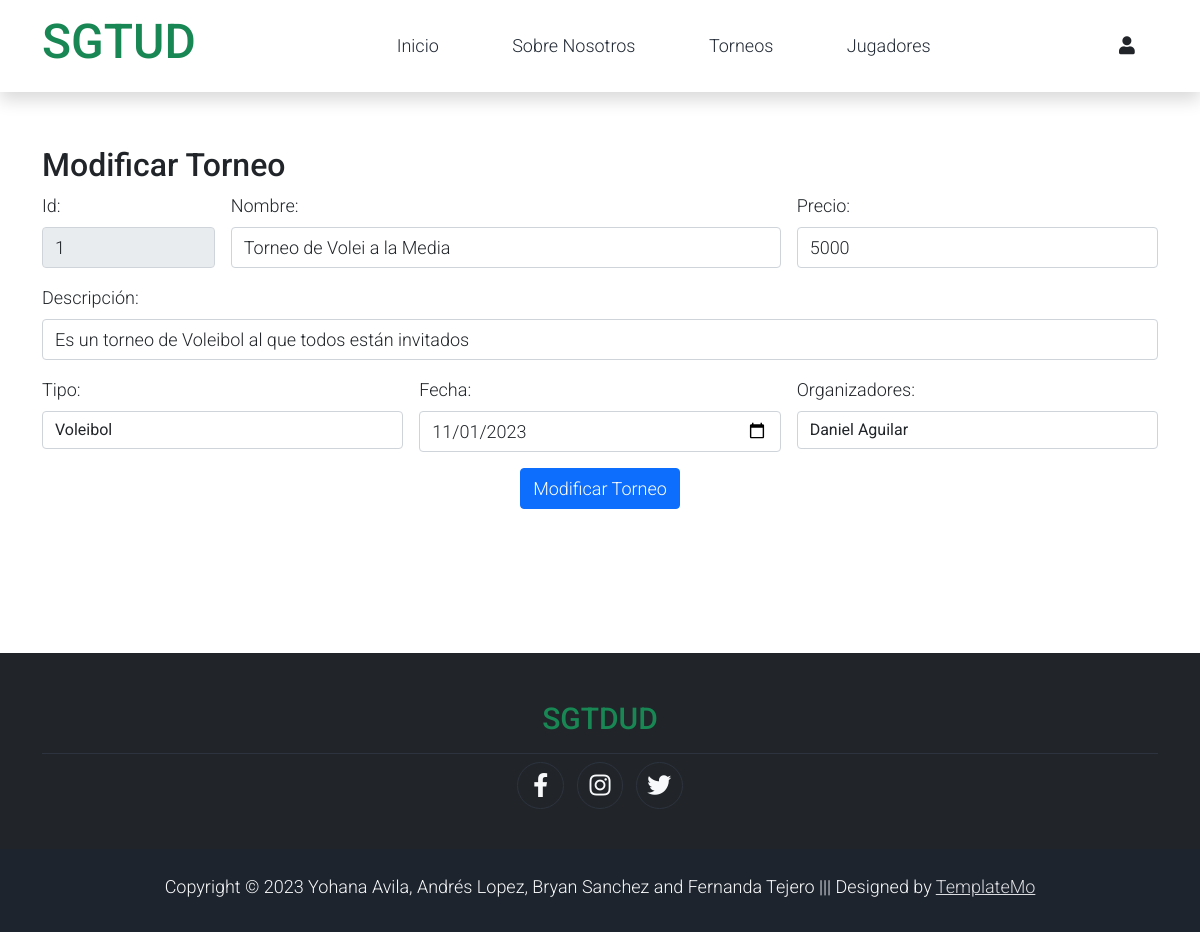
/Administrador/modificar_torneo.php?id=1, run on the app's committed database.
### tables this page shows
CREATE TABLE torneo(
	id int PRIMARY KEY AUTO_INCREMENT,
    nombre varchar(50) not null,
    descripcion varchar(250),
    precio int not null,
    tipo varchar(50) not null,
    fecha date
);

### Administrador/modificar_torneo.php (the view, shortened to what this page needs)
<!DOCTYPE html>
<html lang="en">
<head>
    <link rel="stylesheet" href="../assets/css/bootstrap.min.css">
    <link rel="stylesheet" href="../assets/css/templatemo.css">
    <link rel="stylesheet" href="../assets/css/custom.css">
    <link rel="stylesheet" href="../assets/css/fontawesome.min.css">
</head>
<body>
    <nav class="navbar navbar-expand-lg navbar-light shadow">
        <div class="container d-flex justify-content-between align-items-center">
            <a class="navbar-brand text-success logo h1 align-self-center" href="../index.php">
                SGTUD
            </a>
            <div class="align-self-center collapse navbar-collapse flex-fill  d-lg-flex justify-content-lg-between" id="templatemo_main_nav">
                <div class="flex-fill">
                    <ul class="nav navbar-nav d-flex justify-content-between mx-lg-auto">
                        <li class="nav-item">
                            <a class="nav-link" href="../index.php">Inicio</a>
                        </li>
                        <li class="nav-item">
                            <a class="nav-link" href="../about.php">Sobre Nosotros</a>
                        </li>
                        <li class="nav-item">
                            <a class="nav-link" href="../torneos.php">Torneos</a>
                        </li>
                        <li class="nav-item">
                            <a class="nav-link" href="./players.php">Jugadores</a>
                        </li>
                    </ul>
                </div>
                <div class="navbar align-self-center d-flex">
                    <a class="nav-icon position-relative text-decoration-none" href=".../account.html">
                        <i class="fa fa-fw fa-user text-dark mr-3"></i>
                    </a>
                </div>
            </div>
        </div>
    </nav>
    <?php
    include('./consultarSQL.php');
    $cod=$_GET['id'];
    $res0=buscartorneo($cod);
    foreach($res0 as $row){
    ?>
    <div class="container"> <br><br>
        <h2 class="text-black">Modificar Torneo</h2>
        <form action="./modificarTorneo.php" method="GET" class="row g-3">
            <div class="col-2">
                <label for="txt_Id" class="form-label">Id:</label>
                <input type="text" class="form-control" name="txt_Id" value="<?php echo $row['id']?>" readonly>
            </div>
            <div class="col-6">
                <label for="txt_nombre" class="form-label">Nombre: </label>
                <input type="text" class="form-control" name="txt_nombre"  value="<?php echo $row['nombre']?>"required>
            </div>
            <div class="col-4">
                <label for="txt_precio" class="form-label">Precio: </label>
                <input type="text" class="form-control" name="txt_precio" value="<?php echo $row['precio']?>"required>
            </div>
            <div class="col-12">
                <label for="txt_descripcion" class="form-label">Descripción: </label>
                <input type="text" class="form-control" name="txt_descripcion" value="<?php echo $row['descripcion']?>"required>
            </div>
            <div class="col-4">
                <label for="txt_tipo" class="form-label">Tipo: </label>
                <select name="txt_tipo" class="form-control"required>
                    <option value="Voleibol">Voleibol</option>
                </select>
            </div>
            <div class="col-4">
                <label for="txt_fecha" class="form-label">Fecha: </label>
                <input type="date" class="form-control" name="txt_fecha" value="<?php echo $row['fecha']?>">
            </div>
            <div class="col-4">
                <label for="txt_organizador" class="form-label">Organizadores: </label>
                <select name="txt_organizador" class="form-control"required>
                <?php
                    $res=consultarOrganizadoresAdm();
                    foreach($res as $row1){
                        if ($row1['habilitado']=='SI') {?>
                        <option value="<?php echo $row1['id']?>"><?php echo $row1['nombre']?></option>
                    <?php }}?>
                </select>
            </div>
            <?php }?>
            <center>
            <input type="submit" value="Modificar Torneo" class="btn btn-primary">
            </center>
        </form>
    </div>
    <footer class="bg-dark" id="tempaltemo_footer">
        <div class="container">
            <div class="col-md-12 pt-5">
                <h2 class="h2 text-success border-bottom pb-3 border-light logo text-center">SGTDUD</h2>
            </div>
            <div class="row text-light mb-4 align-items-center">
                <div style="display: flex; justify-content: center; align-items: center;">
                    <ul class="list-inline text-left footer-icons " >
                        <li class="list-inline-item border border-light rounded-circle text-center" >
                            <a class="text-light text-decoration-none" target="_blank" href="http://facebook.com/"><i class="fab fa-facebook-f fa-lg fa-fw"></i></a>
                        </li>
                        <li class="list-inline-item border border-light rounded-circle text-center">
                            <a class="text-light text-decoration-none" target="_blank" href="https://www.instagram.com/"><i class="fab fa-instagram fa-lg fa-fw"></i></a>
                        </li>
                        <li class="list-inline-item border border-light rounded-circle text-center">
                            <a class="text-light text-decoration-none" target="_blank" href="https://twitter.com/"><i class="fab fa-twitter fa-lg fa-fw"></i></a>
                        </li>
                    </ul>
                </div>
            </div>
        </div>
        <div class="w-100 bg-black py-3 text-center">
            <div class="container">
                <div class="row pt-2">
                    <div class="col-12">
                        <p class="text-left text-light">
                            Copyright &copy; 2023 Yohana Avila, Andrés Lopez, Bryan Sanchez and Fernanda Tejero
                            ||| Designed by <a rel="sponsored" href="https://templatemo.com/tm-559-zay-shop" target="_blank">TemplateMo</a>
                        </p>
                    </div>
                </div>
            </div>
        </div>
    </footer>
</body>
</html>

### assets/css/templatemo.css (style rules this page uses)
body, ul, li, p, a, label, input, div { font-family: 'Roboto', sans-serif; font-size: 18px !important; font-weight: 300 !important; }
.h1 { font-family: 'Roboto', sans-serif; font-size: 48px !important; font-weight: 200 !important; }
.h2 { font-family: 'Roboto', sans-serif; font-size: 30px !important; font-weight: 300; }
.logo { font-weight: 500 !important; }
.text-success { color: #59ab6e !important; }
.text-light { color: #cfd6e1 !important; }
.bg-dark { background-color: #212934 !important; }
.bg-black { background-color: #1d242d !important; }
#templatemo_main_nav a { color: #212934; }
#templatemo_main_nav .navbar .nav-icon { margin-right: 20px; }
.form-control { border: 1px solid #e8e8e8; }
#tempaltemo_footer a { color: #dcdde1; }
#tempaltemo_footer ul.footer-icons li { width: 2.6em; height: 2.6em; line-height: 2.6em; }
#tempaltemo_footer .border-light { border-color: #2d343f !important; }
@media (min-width: 768px) { #templatemo_main_nav .navbar-nav { max-width: 450px; } }
@media (min-width: 992px) { #templatemo_main_nav .navbar-nav { max-width: 550px; } }

### data on the page
torneo: txt_Id "1", txt_nombre "Torneo de Volei a la Media", txt_precio "5000", txt_descripcion "Es un torneo de Voleibol al que todos están invitados", txt_fecha "11/01/2023"

### other printed values
form field txt_organizador "Daniel Aguilar"
